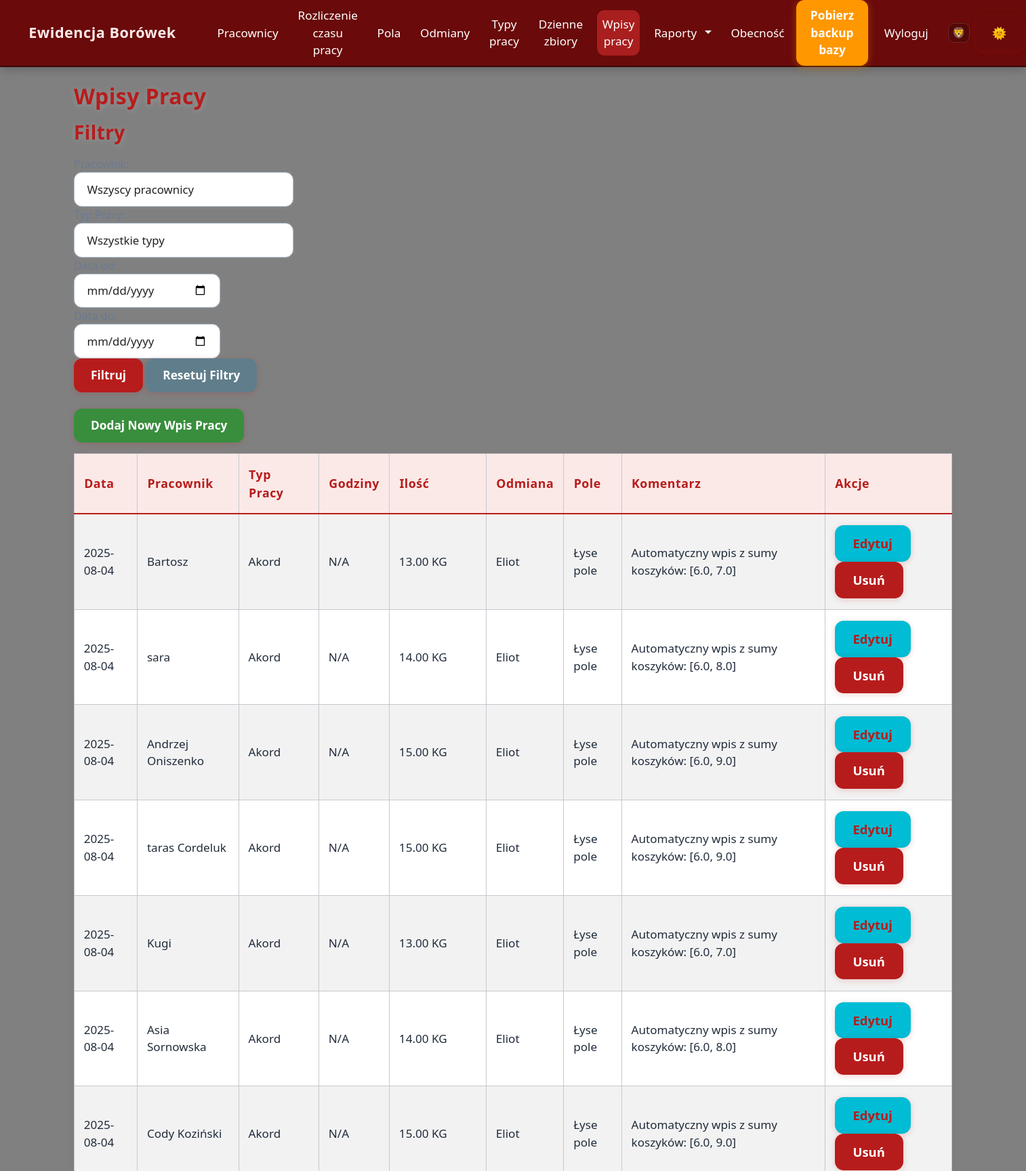
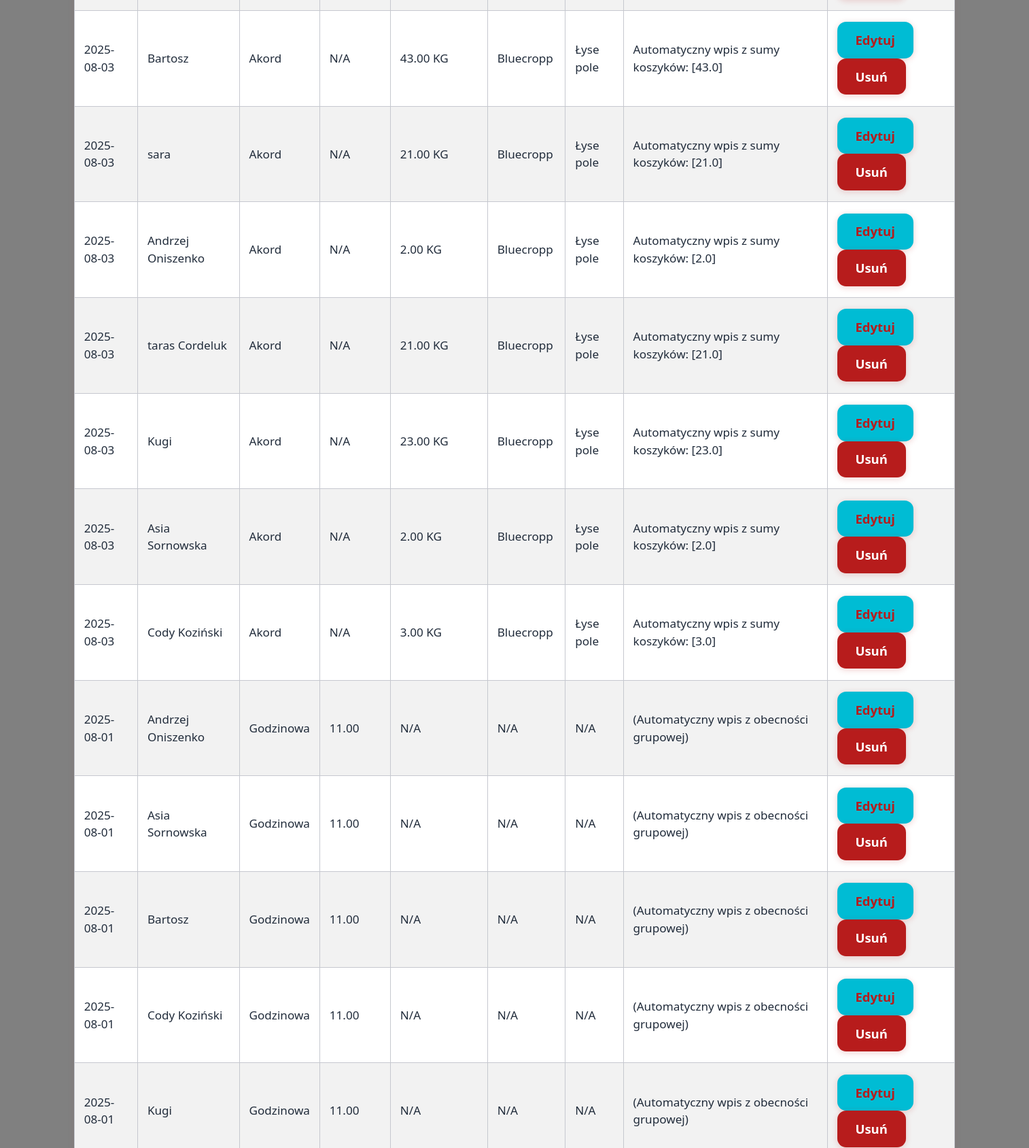
Screenshot of /entries (signed in, upper part) with the database file from the repository (2 pictures, top to bottom).
### models.py (models this page shows)
class Entry(db.Model):
    id = db.Column(db.Integer, primary_key=True)
    date = db.Column(db.Date, nullable=False, default=datetime.utcnow)
    employee_id = db.Column(db.Integer, db.ForeignKey('employee.id'), nullable=False)
    work_type_id = db.Column(db.Integer, db.ForeignKey('work_type.id'), nullable=False)
    hours = db.Column(db.Float, nullable=True, default=0.0)
    quantity = db.Column(db.Float, nullable=True, default=0.0)
    piece_rate = db.Column(db.Float, nullable=True)   # <--- DODAJ TO
    variety_id = db.Column(db.Integer, db.ForeignKey('berry_variety.id'), nullable=True)
    field_id = db.Column(db.Integer, db.ForeignKey('field.id'), nullable=True)
    comment = db.Column(db.Text, nullable=True)
    work_type = db.relationship('WorkType')
    variety = db.relationship('BerryVariety')
    field = db.relationship('Field')

class Employee(db.Model):
    id = db.Column(db.Integer, primary_key=True)
    external_id = db.Column(db.String(30), unique=True)
    name = db.Column(db.String(100), nullable=False)
    external_id = db.Column(db.String(50))
    hourly_rate = db.Column(db.Float, nullable=False, default=0.0)
    piece_rate = db.Column(db.Float, nullable=False, default=0.0)
    is_active = db.Column(db.Boolean, default=True)
    entries = db.relationship('Entry', backref='employee', lazy=True, cascade="all, delete-orphan")
    harvests = db.relationship('DailyHarvest', backref='employee', lazy=True, cascade="all, delete-orphan")
    team = db.Column(db.String(64), nullable=True)

class WorkType(db.Model):
    id = db.Column(db.Integer, primary_key=True)
    name = db.Column(db.String(100), nullable=False)
    is_piece_rate = db.Column(db.Boolean, default=False)
    unit = db.Column(db.String(20), nullable=True)

class BerryVariety(db.Model):
    id = db.Column(db.Integer, primary_key=True)
    name = db.Column(db.String(100), nullable=False)
    piece_rate_modifier = db.Column(db.Float, nullable=False, default=1.0)

class Field(db.Model):
    id = db.Column(db.Integer, primary_key=True)
    name = db.Column(db.String(100), nullable=False)

### app.py (the view)
@app.route('/entries')
@login_required
def entries():
    employees = Employee.query.all()
    work_types = WorkType.query.all()
    selected_employee = request.args.get('employee_filter', type=int)
    selected_work_type = request.args.get('work_type_filter', type=int)
    start_date_filter = request.args.get('start_date_filter')
    end_date_filter = request.args.get('end_date_filter')
    query = Entry.query
    if selected_employee:
        query = query.filter_by(employee_id=selected_employee)
    if selected_work_type:
        query = query.filter_by(work_type_id=selected_work_type)
    if start_date_filter:
        query = query.filter(Entry.date >= start_date_filter)
    if end_date_filter:
        query = query.filter(Entry.date <= end_date_filter)
    entries = query.order_by(Entry.date.desc()).all()
    for entry in entries:
        entry.employee_obj = entry.employee
        entry.work_type_obj = entry.work_type
        entry.variety_obj = entry.variety if entry.variety else None
        entry.field_obj = entry.field if entry.field else None
    return render_template(
        'entries.html',
        entries=entries,
        employees=employees,
        work_types=work_types,
        selected_employee=selected_employee,
        selected_work_type=selected_work_type,
        start_date_filter=start_date_filter,
        end_date_filter=end_date_filter
    )

### app.py (called while the page is built)
@app.context_processor
def inject_now():
    return {'current_year': datetime.now().year}

@app.context_processor
def inject_now():
    return {'current_year': datetime.now().year}

@login_manager.user_loader
def load_user(user_id):
    return User.query.get(int(user_id))

### templates/entries.html (shortened to what this page needs)
{% extends "base.html" %}
{% block content %}
<h2>Wpisy Pracy</h2>
<h3>Filtry</h3>
<form method="GET" action="{{ url_for('entries') }}" class="mb-4">
    <div class="form-row">
        <div class="form-group col-md-3">
            <label for="employee_filter">Pracownik:</label>
            <select name="employee_filter" id="employee_filter" class="form-control">
                <option value="">Wszyscy pracownicy</option>
            </select>
        </div>
        <div class="form-group col-md-3">
            <label for="work_type_filter">Typ Pracy:</label>
            <select name="work_type_filter" id="work_type_filter" class="form-control">
                <option value="">Wszystkie typy</option>
            </select>
        </div>
        <div class="form-group col-md-2">
            <label for="start_date_filter">Data od:</label>
            <input type="date" name="start_date_filter" id="start_date_filter" class="form-control" value="{{ start_date_filter }}">
        </div>
        <div class="form-group col-md-2">
            <label for="end_date_filter">Data do:</label>
            <input type="date" name="end_date_filter" id="end_date_filter" class="form-control" value="{{ end_date_filter }}">
        </div>
    </div>
    <button type="submit" class="btn btn-primary">Filtruj</button>
    <a href="{{ url_for('entries') }}" class="btn btn-secondary">Resetuj Filtry</a>
</form>
<a href="{{ url_for('add_entry') }}" class="btn btn-success mb-3">Dodaj Nowy Wpis Pracy</a>
{% if entries %}
    <table class="table table-striped table-bordered">
        <thead class="thead-dark">
            <tr>
                <th>Data</th>
                <th>Pracownik</th>
                <th>Typ Pracy</th>
                <th>Godziny</th>
                <th>Ilość</th>
                <th>Odmiana</th>
                <th>Pole</th>
                <th>Komentarz</th>
                <th>Akcje</th>
            </tr>
        </thead>
        <tbody>
            {% for entry in entries %}
            <tr>
                <td>{{ entry.date.strftime('%Y-%m-%d') }}</td>
                <td>{{ entry.employee_obj.name if entry.employee_obj else "Brak" }}</td>
                <td>{{ entry.work_type_obj.name if entry.work_type_obj else "Brak" }}</td>
                <td>{{ "%.2f" | format(entry.hours) if entry.hours and entry.hours > 0 else "N/A" }}</td>
                <td>{% if entry.quantity and entry.quantity > 0 %}{{ "%.2f" | format(entry.quantity) }}{% if entry.work_type_obj and entry.work_type_obj.unit %} {{ entry.work_type_obj.unit }}{% endif %}{% else %}N/A{% endif %}</td>
                <td>{{ entry.variety_obj.name if entry.variety_obj else "N/A" }}</td>
                <td>{{ entry.field_obj.name if entry.field_obj else "N/A" }}</td>
                <td>{{ entry.comment }}</td>
                <td>
                    <a href="{{ url_for('edit_entry', entry_id=entry.id) }}" class="btn btn-sm btn-info">Edytuj</a>
                    <form action="{{ url_for('delete_entry', entry_id=entry.id) }}" method="POST" style="display:inline;" onsubmit="return confirm('Czy na pewno chcesz usunąć ten wpis?');">
                        <button type="submit" class="btn btn-sm btn-danger">Usuń</button>
                    </form>
                </td>
            </tr>
            {% endfor %}
        </tbody>
    </table>
{% else %}
    <p>Brak wpisów pracy do wyświetlenia.</p>
{% endif %}
{% endblock %}

### static/style.css (style rules this page uses)
body { font-family: 'Segoe UI', Tahoma, Geneva, Verdana, sans-serif; background-color: #f8f9fa; color: #343a40; transition: background 0.3s, color 0.3s; }
:root { --bg: #ffffff; --text: #222222; --navbar: #6a0a0a; --footer: #f8f9fa; --tile: #8D0707; --tile-hover: #ad1d1d; --tile-shadow: 0 4px 24px #0002; --tile-glow: 0 0 12px #d32f2f88; }
body { background: var(--bg); color: var(--text); }

### static/custom.css (style rules this page uses)
body { min-height: 100vh; background: #808080; color: #23272f; font-family: 'Segoe UI', 'Arial', sans-serif; }
.table, .table-bordered, .table-striped { background: #fff !important; border-radius: 10px !important; box-shadow: 0 2px 12px #b71c1c11; color: #212c3b !important; border: 1px solid #c6c8cf !important; }
.table th, .table td { border: 1px solid #c6c8cf !important; padding: 0.95em 0.8em !important; vertical-align: middle; font-size: 1.07em; color: #212c3b !important; font-weight: 500; background: #fff !important; }
.table thead th { background: #fbe9e7 !important; color: #b71c1c !important; font-size: 1.11em; font-weight: 700; letter-spacing: 0.03em; border-bottom: 2.5px solid #b71c1c !important; }
.table-striped > tbody > tr:nth-of-type(odd) { background-color: #ececf2 !important; }
h1, h2, h3, h4, h5 { color: #b71c1c; font-weight: 800; letter-spacing: 0.4px; margin-bottom: 1.1rem; text-shadow: 0 2px 10px #fff3; }
label, .text-muted, .text-secondary, .muted, .secondary, small { color: #6b7a90 !important; opacity: 1 !important; font-weight: 500; }
.form-control, .form-select { border-radius: 0.7em !important; border: 1.4px solid #b6c2d1; background: #fff !important; color: #222 !important; box-shadow: 0 1px 4px #b6c2d122; padding: 0.7em 1.1em; font-size: 1.05em; transition: border-color 0.12s, box-shadow 0.12s, background 0.12s; }
input[type="date"].form-control, input[type="number"].form-control { min-width: 110px; color-scheme: light; }
.btn, button, .btn-primary, .btn-success, .btn-danger, .btn-info, .btn-secondary { border-radius: 0.7em !important; font-weight: 700; font-size: 1.08em; box-shadow: 0 2px 10px #b71c1c33; border: none !important; transition: background 0.15s, color 0.15s, box-shadow 0.09s; padding: 0.7em 1.45em; }
.btn-primary, .btn-danger { background: #b71c1c; color: #fff !important; }
.btn-success { background: #388e3c; color: #fff !important; }
.btn-info { background: #00bcd4; color: #b71c1c !important; }
.btn-secondary { background: #607d8b; color: #fff !important; }

### rows the page displays
Entry: date "2025-08-04", employee_obj "Bartosz", work_type_obj "Akord", hours "N/A", quantity "13.00", work_type_obj.unit "KG", variety_obj "Eliot", field_obj "Łyse pole", comment "Automatyczny wpis z sumy koszyków: [6.0, 7.0]"
Entry: date "2025-08-04", employee_obj "sara", work_type_obj "Akord", hours "N/A", quantity "14.00", work_type_obj.unit "KG", variety_obj "Eliot", field_obj "Łyse pole", comment "Automatyczny wpis z sumy koszyków: [6.0, 8.0]"
Entry: date "2025-08-04", employee_obj "Andrzej Oniszenko", work_type_obj "Akord", hours "N/A", quantity "15.00", work_type_obj.unit "KG", variety_obj "Eliot", field_obj "Łyse pole", comment "Automatyczny wpis z sumy koszyków: [6.0, 9.0]"
Entry: date "2025-08-04", employee_obj "taras Cordeluk", work_type_obj "Akord", hours "N/A", quantity "15.00", work_type_obj.unit "KG", variety_obj "Eliot", field_obj "Łyse pole", comment "Automatyczny wpis z sumy koszyków: [6.0, 9.0]"
Entry: date "2025-08-04", employee_obj "Kugi", work_type_obj "Akord", hours "N/A", quantity "13.00", work_type_obj.unit "KG", variety_obj "Eliot", field_obj "Łyse pole", comment "Automatyczny wpis z sumy koszyków: [6.0, 7.0]"
Entry: date "2025-08-04", employee_obj "Asia Sornowska", work_type_obj "Akord", hours "N/A", quantity "14.00", work_type_obj.unit "KG", variety_obj "Eliot", field_obj "Łyse pole", comment "Automatyczny wpis z sumy koszyków: [6.0, 8.0]"
Entry: date "2025-08-04", employee_obj "Cody Koziński", work_type_obj "Akord", hours "N/A", quantity "15.00", work_type_obj.unit "KG", variety_obj "Eliot", field_obj "Łyse pole", comment "Automatyczny wpis z sumy koszyków: [6.0, 9.0]"
Entry: date "2025-08-03", employee_obj "Bartosz", work_type_obj "Akord", hours "N/A", quantity "43.00", work_type_obj.unit "KG", variety_obj "Bluecropp", field_obj "Łyse pole", comment "Automatyczny wpis z sumy koszyków: [43.0]"
Entry: date "2025-08-03", employee_obj "sara", work_type_obj "Akord", hours "N/A", quantity "21.00", work_type_obj.unit "KG", variety_obj "Bluecropp", field_obj "Łyse pole", comment "Automatyczny wpis z sumy koszyków: [21.0]"
Entry: date "2025-08-03", employee_obj "Andrzej Oniszenko", work_type_obj "Akord", hours "N/A", quantity "2.00", work_type_obj.unit "KG", variety_obj "Bluecropp", field_obj "Łyse pole", comment "Automatyczny wpis z sumy koszyków: [2.0]"
Entry: date "2025-08-03", employee_obj "taras Cordeluk", work_type_obj "Akord", hours "N/A", quantity "21.00", work_type_obj.unit "KG", variety_obj "Bluecropp", field_obj "Łyse pole", comment "Automatyczny wpis z sumy koszyków: [21.0]"
Entry: date "2025-08-03", employee_obj "Kugi", work_type_obj "Akord", hours "N/A", quantity "23.00", work_type_obj.unit "KG", variety_obj "Bluecropp", field_obj "Łyse pole", comment "Automatyczny wpis z sumy koszyków: [23.0]"
Entry: date "2025-08-03", employee_obj "Asia Sornowska", work_type_obj "Akord", hours "N/A", quantity "2.00", work_type_obj.unit "KG", variety_obj "Bluecropp", field_obj "Łyse pole", comment "Automatyczny wpis z sumy koszyków: [2.0]"
Entry: date "2025-08-03", employee_obj "Cody Koziński", work_type_obj "Akord", hours "N/A", quantity "3.00", work_type_obj.unit "KG", variety_obj "Bluecropp", field_obj "Łyse pole", comment "Automatyczny wpis z sumy koszyków: [3.0]"
Entry: date "2025-08-01", employee_obj "Andrzej Oniszenko", work_type_obj "Godzinowa", hours "11.00", quantity "N/A", variety_obj "N/A", field_obj "N/A", comment "(Automatyczny wpis z obecności grupowej)"
Entry: date "2025-08-01", employee_obj "Asia Sornowska", work_type_obj "Godzinowa", hours "11.00", quantity "N/A", variety_obj "N/A", field_obj "N/A", comment "(Automatyczny wpis z obecności grupowej)"
Entry: date "2025-08-01", employee_obj "Bartosz", work_type_obj "Godzinowa", hours "11.00", quantity "N/A", variety_obj "N/A", field_obj "N/A", comment "(Automatyczny wpis z obecności grupowej)"
Entry: date "2025-08-01", employee_obj "Cody Koziński", work_type_obj "Godzinowa", hours "11.00", quantity "N/A", variety_obj "N/A", field_obj "N/A", comment "(Automatyczny wpis z obecności grupowej)"
Entry: date "2025-08-01", employee_obj "Kugi", work_type_obj "Godzinowa", hours "11.00", quantity "N/A", variety_obj "N/A", field_obj "N/A", comment "(Automatyczny wpis z obecności grupowej)"
